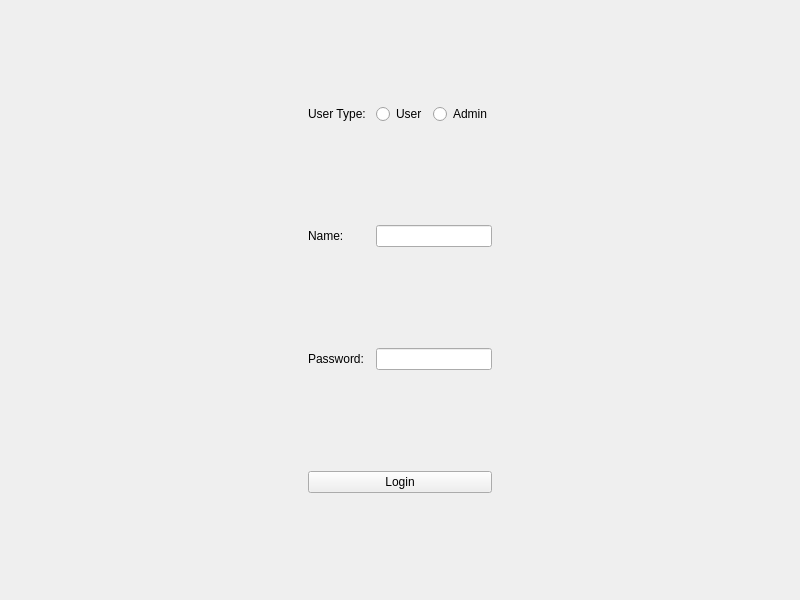
<?xml version="1.0" encoding="UTF-8"?>
<ui version="4.0">
 <class>MainWindow</class>
 <widget class="QMainWindow" name="MainWindow">
  <property name="geometry">
   <rect>
    <x>0</x>
    <y>0</y>
    <width>800</width>
    <height>600</height>
   </rect>
  </property>
  <property name="windowTitle">
   <string>MainWindow</string>
  </property>
  <widget class="QWidget" name="centralwidget">
   <layout class="QGridLayout" name="gridLayout_2">
    <item row="0" column="3">
     <widget class="QRadioButton" name="Admin">
      <property name="text">
       <string>Admin</string>
      </property>
     </widget>
    </item>
    <item row="1" column="0">
     <spacer name="horizontalSpacer">
      <property name="orientation">
       <enum>Qt::Horizontal</enum>
      </property>
      <property name="sizeHint" stdset="0">
       <size>
        <width>40</width>
        <height>20</height>
       </size>
      </property>
     </spacer>
    </item>
    <item row="0" column="2">
     <widget class="QRadioButton" name="User">
      <property name="text">
       <string>User</string>
      </property>
     </widget>
    </item>
    <item row="1" column="4">
     <spacer name="horizontalSpacer_2">
      <property name="orientation">
       <enum>Qt::Horizontal</enum>
      </property>
      <property name="sizeHint" stdset="0">
       <size>
        <width>40</width>
        <height>20</height>
       </size>
      </property>
     </spacer>
    </item>
    <item row="0" column="1">
     <widget class="QLabel" name="ut_lbl">
      <property name="text">
       <string>User Type: </string>
      </property>
     </widget>
    </item>
    <item row="1" column="1">
     <widget class="QLabel" name="name_lbl">
      <property name="text">
       <string>Name: </string>
      </property>
     </widget>
    </item>
    <item row="2" column="1">
     <widget class="QLabel" name="pass_lbl">
      <property name="text">
       <string>Password: </string>
      </property>
     </widget>
    </item>
    <item row="2" column="2" colspan="2">
     <widget class="QLineEdit" name="pass_text"/>
    </item>
    <item row="1" column="2" colspan="2">
     <widget class="QLineEdit" name="name_text"/>
    </item>
    <item row="3" column="1" colspan="3">
     <widget class="QPushButton" name="login_btn">
      <property name="text">
       <string>Login</string>
      </property>
     </widget>
    </item>
   </layout>
  </widget>
 </widget>
 <resources/>
 <connections/>
</ui>
